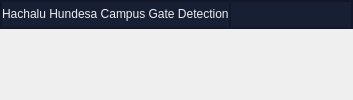
     <widget class="QWidget" name="widget" native="true">
      <layout class="QHBoxLayout" name="horizontalLayout">
       <property name="leftMargin">
        <number>0</number>
       </property>
       <property name="topMargin">
        <number>0</number>
       </property>
       <property name="rightMargin">
        <number>0</number>
       </property>
       <property name="bottomMargin">
        <number>0</number>
       </property>
       <item alignment="Qt::AlignTop">
        <widget class="QFrame" name="frame_2">
         <property name="styleSheet">
          <string notr="true">background-color: rgb(23, 31, 53);</string>
         </property>
         <property name="frameShape">
          <enum>QFrame::StyledPanel</enum>
         </property>
         <property name="frameShadow">
          <enum>QFrame::Raised</enum>
         </property>
         <layout class="QHBoxLayout" name="horizontalLayout_2">
          <property name="spacing">
           <number>0</number>
          </property>
          <property name="leftMargin">
           <number>0</number>
          </property>
          <property name="topMargin">
           <number>0</number>
          </property>
          <property name="rightMargin">
           <number>0</number>
          </property>
          <property name="bottomMargin">
           <number>0</number>
          </property>
          <item>
           <widget class="QFrame" name="frame_5">
            <property name="frameShape">
             <enum>QFrame::StyledPanel</enum>
            </property>
            <property name="frameShadow">
             <enum>QFrame::Raised</enum>
            </property>
            <layout class="QHBoxLayout" name="horizontalLayout_3">
             <property name="spacing">
              <number>0</number>
             </property>
             <property name="leftMargin">
              <number>0</number>
             </property>
             <property name="topMargin">
              <number>0</number>
             </property>
             <property name="rightMargin">
              <number>0</number>
             </property>
             <property name="bottomMargin">
              <number>0</number>
             </property>
             <item alignment="Qt::AlignLeft|Qt::AlignVCenter">
              <widget class="QLabel" name="label">
               <property name="styleSheet">
                <string notr="true">color: rgb(238, 238, 238);
font: 9pt &quot;Segoe UI&quot;;</string>
               </property>
               <property name="text">
                <string>Hachalu Hundesa Campus Gate Detection</string>
               </property>
              </widget>
             </item>
            </layout>
           </widget>
          </item>
          <item alignment="Qt::AlignRight|Qt::AlignVCenter">
           <widget class="QFrame" name="frame_6">
            <property name="frameShape">
             <enum>QFrame::StyledPanel</enum>
            </property>
            <property name="frameShadow">
             <enum>QFrame::Raised</enum>
            </property>
            <layout class="QHBoxLayout" name="horizontalLayout_4">
             <property name="spacing">
              <number>0</number>
             </property>
             <property name="leftMargin">
              <number>0</number>
             </property>
             <property name="topMargin">
              <number>0</number>
             </property>
             <property name="rightMargin">
              <number>0</number>
             </property>
             <property name="bottomMargin">
              <number>0</number>
             </property>
             <item alignment="Qt::AlignHCenter|Qt::AlignVCenter">
              <widget class="QPushButton" name="pushButton_3">
               <property name="minimumSize">
                <size>
                 <width>40</width>
                 <height>25</height>
                </size>
               </property>
               <property name="styleSheet">
                <string notr="true">QPushButton{border-style:none;
}
QPushButton:hover{
background-color: rgb(50, 71, 89);
}</string>
               </property>
               <property name="text">
                <string/>
               </property>
               <property name="icon">
                <iconset>
                 <normaloff>../minimizeIcon.png</normaloff>../minimizeIcon.png</iconset>
               </property>
               <property name="iconSize">
                <size>
                 <width>14</width>
                 <height>14</height>
                </size>
               </property>
              </widget>
             </item>
             <item alignment="Qt::AlignHCenter|Qt::AlignVCenter">
              <widget class="QPushButton" name="pushButton_4">
               <property name="minimumSize">
                <size>
                 <width>40</width>
                 <height>25</height>
                </size>
               </property>
               <property name="styleSheet">
                <string notr="true">QPushButton{border-style:none;
}
QPushButton:hover{
background-color: rgb(50, 71, 89);
}</string>
               </property>
               <property name="text">
                <string/>
               </property>
               <property name="icon">
                <iconset>
                 <normaloff>../maximizeIcon.png</normaloff>../maximizeIcon.png</iconset>
               </property>
               <property name="iconSize">
                <size>
                 <width>14</width>
                 <height>14</height>
                </size>
               </property>
              </widget>
             </item>
             <item alignment="Qt::AlignHCenter|Qt::AlignVCenter">
              <widget class="QPushButton" name="pushButton_5">
               <property name="minimumSize">
                <size>
                 <width>40</width>
                 <height>25</height>
                </size>
               </property>
               <property name="styleSheet">
                <string notr="true">QPushButton{border-style:none;

}
QPushButton:hover{
background-color: rgb(187, 73, 51);
}</string>
               </property>
               <property name="text">
                <string/>
               </property>
               <property name="icon">
                <iconset>
                 <normaloff>../closeIcon.png</normaloff>../closeIcon.png</iconset>
               </property>
               <property name="iconSize">
                <size>
                 <width>12</width>
                 <height>12</height>
                </size>
               </property>
              </widget>
             </item>
            </layout>
           </widget>
          </item>
         </layout>
        </widget>
       </item>
      </layout>
     </widget>
